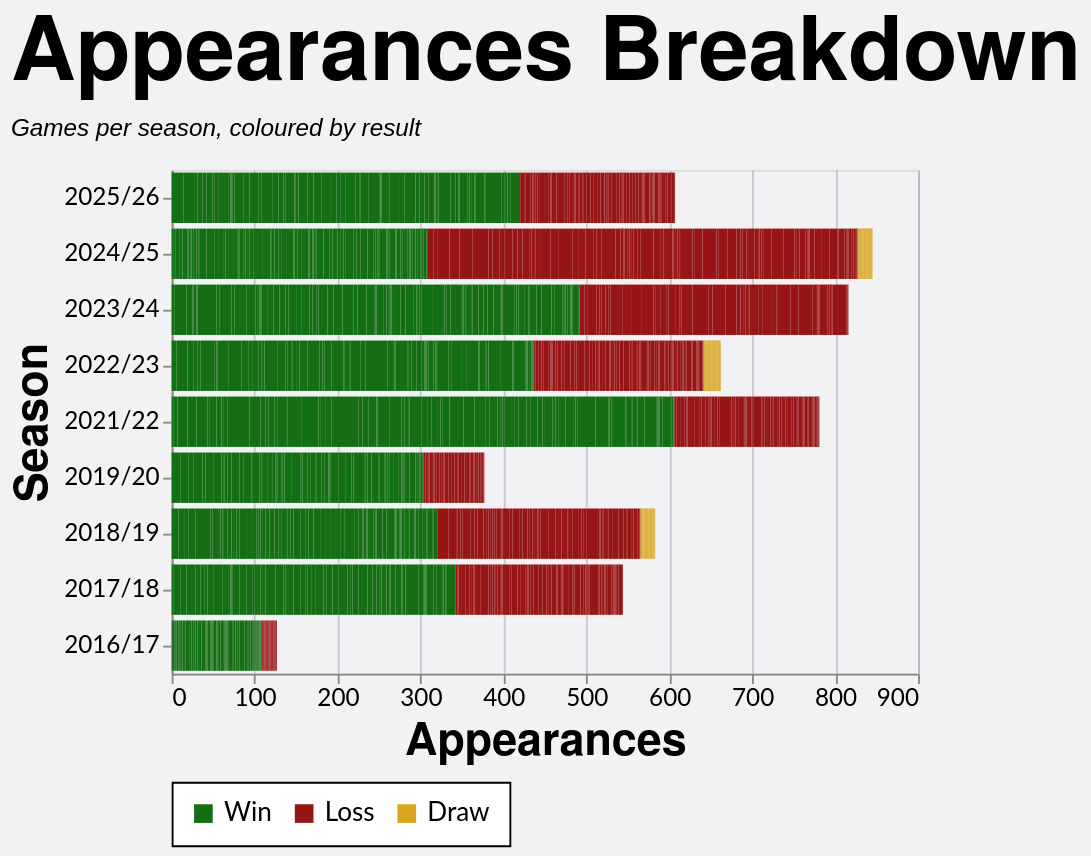

Source (Vega-Lite JSON):
### Vega-Lite specification from a JSON file in a GitHub repository (floating-point values rounded to 4 significant figures; data arrays with more than 128 entries replaced by an {"elided": "..."} marker saying what was removed)
{"config": {"axis": {"labelFont": "Lato, sans-serif", "titleFont": "PT Sans Narrow, Helvetica Neue, Helvetica, Arial, sans-serif", "labelFontSize": 13, "titleFontSize": 24, "gridColor": "#202947", "gridOpacity": 0.2}, "header": {"labelFont": "PT Sans Narrow, Helvetica Neue, Helvetica, Arial, sans-serif", "titleFont": "PT Sans Narrow, Helvetica Neue, Helvetica, Arial, sans-serif", "labelFontSize": 24, "titleFontSize": 28, "labelFontWeight": "bold", "orient": "left"}, "legend": {"labelFont": "Lato, sans-serif", "titleFont": "PT Sans Narrow, Helvetica Neue, Helvetica, Arial, sans-serif", "labelFontSize": 14, "titleFontSize": 16, "titlePadding": 5, "fillColor": "white", "strokeColor": "black", "padding": 10, "titleFontWeight": "lighter", "titleFontStyle": "italic", "titleColor": "gray", "offset": 10}, "title": {"font": "PT Sans Narrow, Helvetica Neue, Helvetica, Arial, sans-serif", "fontSize": 48, "fontWeight": "bold", "anchor": "start", "align": "center", "titlePadding": 20, "subtitlePadding": 10, "subtitleFontSize": 13, "subtitleColor": "", "subtitleFontStyle": "italic", "offset": 15, "color": "black"}, "axisX": {"labelAngle": 0}, "facet": {"title": null, "header": null, "align": {"row": "each", "column": "each"}}, "resolve": {"scale": {"y": "independent", "facet": "independent"}}, "background": "#f2f1f4"}, "data": {"name": "data-6265964d700a46f1df40b09313a9671a"}, "mark": {"type": "bar"}, "encoding": {"color": {"field": "color_value", "legend": {"orient": "bottom", "title": null}, "scale": {"domain": ["Win", "Loss", "Draw"], "range": ["#146f14", "#981515", "goldenrod"]}, "sort": {"field": "sum(apps)", "op": "sum", "order": "descending"}, "type": "nominal"}, "tooltip": [{"field": "player", "title": "Player", "type": "nominal"}, {"field": "season", "title": "Season", "type": "nominal"}, {"field": "color_value", "title": "Group", "type": "nominal"}, {"aggregate": "sum", "field": "apps", "title": "Appearances", "type": "quantitative"}], "x": {"aggregate": "sum", "field": "apps", "title": "Appearances", "type": "quantitative"}, "y": {"field": "season", "sort": {"field": "season_sort", "op": "max", "order": "descending"}, "title": "Season", "type": "nominal"}}, "height": {"step": 30}, "title": {"text": "Appearances Breakdown", "subtitle": "Games per season, coloured by result"}, "width": 400, "$schema": "https://vega.github.io/schema/vega-lite/v5.20.1.json", "datasets": {"data-6265964d700a46f1df40b09313a9671a": {"elided": "2489 records"}}}
